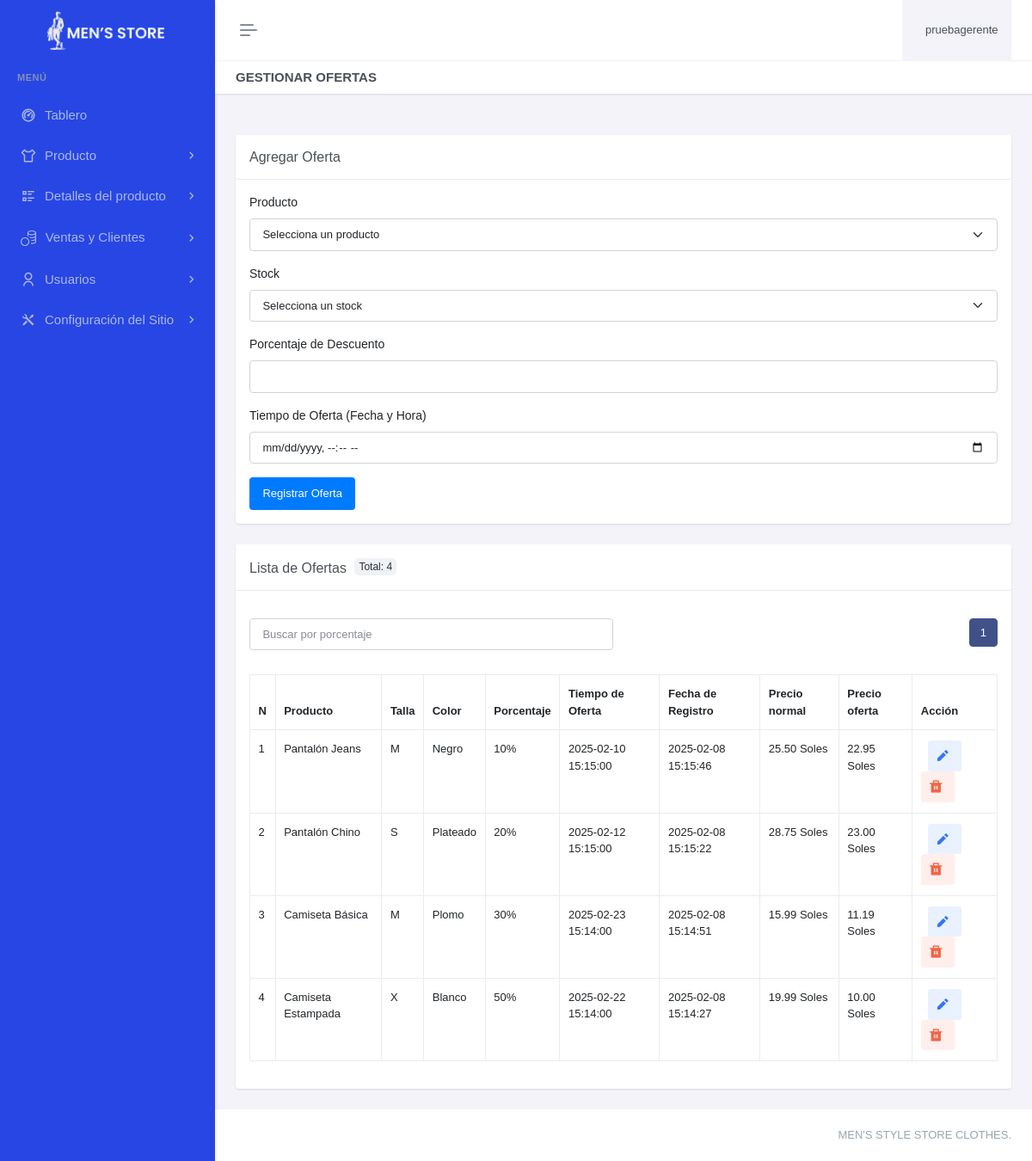
Page /paneladministrador/productos/oferta/gestionar-oferta.php (signed in) on the earlier database version.
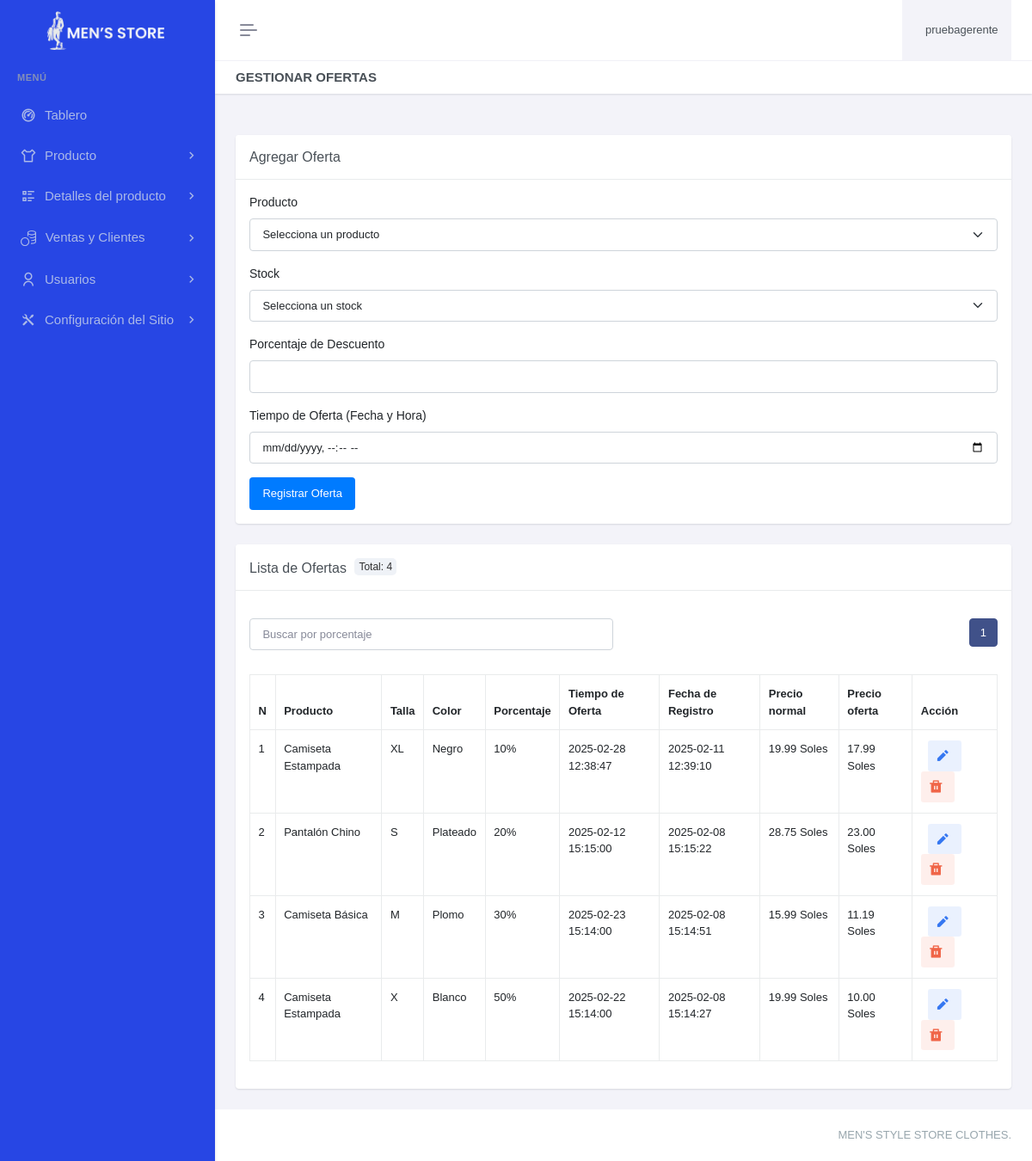
Same page on the later database version.
### tables this page shows
CREATE TABLE `oferta` (
  `ofeId` int(11) NOT NULL,
  `stoId` int(11) DEFAULT NULL,
  `ofePorcentaje` int(11) DEFAULT NULL,
  `ofeTiempo` datetime DEFAULT NULL,
  `ofeFechaRegis` datetime DEFAULT current_timestamp() ON UPDATE current_timestamp()
);

CREATE TABLE `producto` (
  `proId` int(11) NOT NULL,
  `catId` int(11) DEFAULT NULL,
  `marId` int(11) DEFAULT NULL,
  `proNombre` varchar(50) NOT NULL,
  `proDescripcion` varchar(150) DEFAULT NULL,
  `proImg` varchar(255) DEFAULT NULL,
  `proImg2` varchar(255) DEFAULT NULL,
  `proPrecio` decimal(8,2) DEFAULT NULL,
  `proFechaRegistro` datetime DEFAULT current_timestamp() ON UPDATE current_timestamp()
);

CREATE TABLE `talla` (
  `talId` int(11) NOT NULL,
  `talNombre` varchar(30) DEFAULT NULL,
  `talFechaRegis` datetime DEFAULT current_timestamp()
);

CREATE TABLE `color` (
  `colId` int(11) NOT NULL,
  `colNombre` varchar(50) NOT NULL,
  `colCodigoHex` varchar(30) DEFAULT NULL,
  `colFechaRegis` datetime DEFAULT current_timestamp()
);

### paneladministrador/productos/oferta/gestionar-oferta.php (the view, shortened to what the changed rows need)
<?php
include "../../header.php";
include "../../sidebar.php";
$registros_por_pagina = 10;
$pagina_actual = isset($_GET['pagina']) ? (int)$_GET['pagina'] : 1;
$offset = ($pagina_actual - 1) * $registros_por_pagina;
$search = isset($_GET['search']) ? $_GET['search'] : '';
$search_param = "%$search%";
$total_registros = 0;
$query_total = "SELECT COUNT(*) as total FROM oferta WHERE ofePorcentaje LIKE ?";
$stmt_total = $con->prepare($query_total);
$stmt_total->bind_param('s', $search_param);
$stmt_total->execute();
$result_total = $stmt_total->get_result();
if ($result_total) {
    $total_registros = $result_total->fetch_assoc()['total'];
}
$total_paginas = ceil($total_registros / $registros_por_pagina);
?>
<div class="main-content">
    <div class="page-content">
        <div class="container-fluid">
            <div class="row">
                <div class="col-xxl-8">
                    <div class="card mt-4">
                        <div class="card-body">
                            <div class="row mb-3">
                                <div class="col-md-6 mt-3 d-flex justify-content-end ">
                                    <nav aria-label="Page navigation example">
                                        <ul class="pagination justify-content-center">
                                            <?php for ($i = 1; $i <= $total_paginas; $i++): ?>
                                                <li class="page-item <?php echo ($i == $pagina_actual) ? 'active' : ''; ?>">
                                                    <a class="page-link" href="?pagina=<?php echo $i; ?>&search=<?php echo htmlspecialchars($search); ?>#example"><?php echo $i; ?></a>
                                                </li>
                                            <?php endfor; ?>
                                        </ul>
                                    </nav>
                                </div>
                            </div>
                            <table class="table table-bordered">
                            <thead>
        <tr>
            <th>N</th>
            <th>Producto</th>
            <th>Talla</th>
            <th>Color</th>
            <th>Porcentaje</th>
            <th>Tiempo de Oferta</th>
            <th>Fecha de Registro</th>
            <th>Precio normal</th>
            <th>Precio oferta</th>
            <th>Acción</th>
        </tr>
    </thead>
                                <tbody>
                                    <?php
                                    $query = "
                                    SELECT p.proNombre, o.ofeId, s.stoId, o.ofePorcentaje, o.ofeTiempo, o.ofeFechaRegis,
                                           talla.talNombre AS talla, color.colNombre AS color,
                                           p.proPrecio AS precioNormal,
                                           (p.proPrecio * (1 - o.ofePorcentaje / 100)) AS precioDescontado
                                    FROM oferta o
                                    INNER JOIN stock s ON o.stoId = s.stoId
                                    INNER JOIN producto p ON s.proId = p.proId
                                    INNER JOIN talla talla ON s.talId = talla.talId
                                    INNER JOIN color color ON s.colId = color.colId
                                    WHERE (o.ofePorcentaje LIKE ?)
                                    ORDER BY o.ofeId DESC LIMIT $registros_por_pagina OFFSET $offset";
                                    $stmt = $con->prepare($query);
                                    $stmt->bind_param('s', $search_param);
                                    $stmt->execute();
                                    $result = $stmt->get_result();
                                    $numeracion = $offset + 1;
                                    while ($row = mysqli_fetch_assoc($result)) {
                                        echo "<tr id='oferta-{$row['ofeId']}'>
                                                <td>{$numeracion}</td>
                                                <td>{$row['proNombre']}</td>
                                                <td>{$row['talla']}</td>
                                                <td>{$row['color']}</td>
                                                <td>{$row['ofePorcentaje']}%</td>
                                                <td>{$row['ofeTiempo']}</td>
                                                <td>{$row['ofeFechaRegis']}</td>
                                                <td>" . number_format($row['precioNormal'], 2) . " Soles</td>
                                                <td>" . number_format($row['precioDescontado'], 2) . " Soles</td>
                                                <td>
                                                    <a href='editaroferta.php?id={$row['ofeId']}' class='btn btn-soft-secondary btn-sm ms-2 me-1' aria-label='Editar' title='Editar'><i class='ri-pencil-fill align-bottom me-1' style='font-size: 1.5em;'></i></a>
                                                    <a href='javascript:void(0);' class='btn btn-soft-danger btn-sm' onclick='confirmDeleteOfertas({$row['ofeId']})' aria-label='Eliminar' title='Eliminar'><i class='ri-delete-bin-fill align-bottom me-1' style='font-size: 1.5em;'></i></a>
                                                </td>
                                            </tr>";
                                        $numeracion++;}
                                    ?>
                                </tbody>
                            </table>
                        </div>
                    </div>
                </div>
            </div>
        </div>
    </div>
</div>
<?php include "../../footer.php"; ?>

Differences in the rows shown:
removed oferta: producto.proNombre "Pantalón Jeans", talla.talNombre "M", color.colNombre "Negro", ofePorcentaje "10", ofeTiempo "2025-02-10 15:15:00", ofeFechaRegis "2025-02-08 15:15:46", producto.proPrecio "25.50", precioDescontado "22.95"
added oferta: producto.proNombre "Camiseta Estampada", talla.talNombre "XL", color.colNombre "Negro", ofePorcentaje "10", ofeTiempo "2025-02-28 12:38:47", ofeFechaRegis "2025-02-11 12:39:10", producto.proPrecio "19.99", precioDescontado "17.99"
